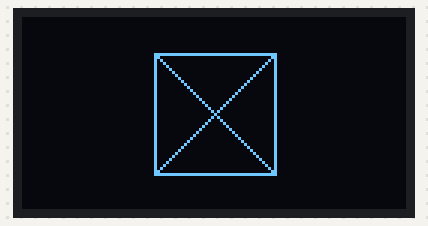
The sketch below on a simulated Arduino Uno, built with avr-gcc and run on an emulated ATmega328P. Parts: 128×64 one-colour display.

Above: at 0.23 s.
At 2.16 s:
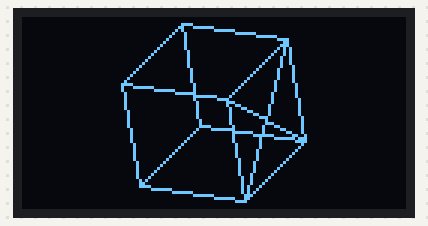
At 4.22 s:
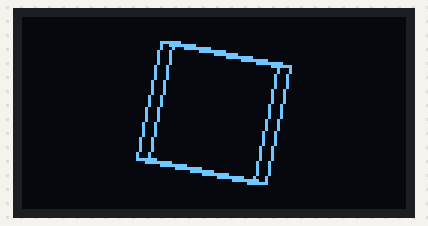
At 8.24 s:
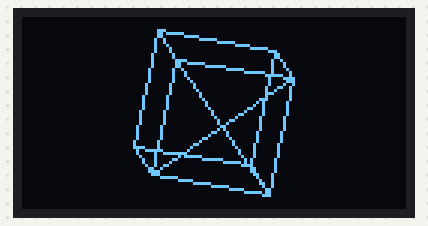
At 12.16 s:
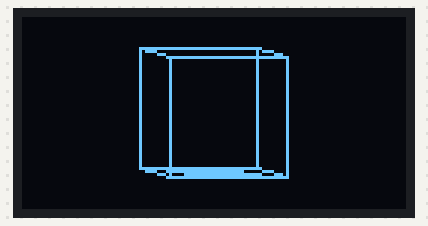
At 16.27 s:
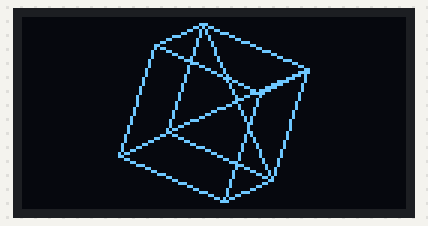

Measured:
- by itself, everything shown: repeats every 15.3 s, in 121 steps

The sketch:

Rotation.ino
```cpp
#include "U8glib.h"

//The following line will need changing depending on your board type!
U8GLIB_SH1106_128X64 u8g(U8G_I2C_OPT_DEV_0 | U8G_I2C_OPT_FAST); // Dev 0, Fast I2C / TWI

float tx, nx, p;
float ty, ny, py;
float rot, rotx, roty, rotz, rotxx, rotyy, rotzz, rotxxx, rotyyy, rotzzz;
int i; //0 to 360
int fl, scale; //focal length
int wireframe[12][2];

int originx = 64;
int originy = 32; //32

int front_depth = 20;
int back_depth = -20;

//Store cube vertices
int cube_vertex[8][3] = {
 { -20, -20, front_depth},
 {20, -20, front_depth},
 {20, 20, front_depth},
 { -20, 20, front_depth},
 { -20, -20, back_depth},
 {20, -20, back_depth},
 {20, 20, back_depth},
 { -20, 20, back_depth}
};

int fd = 0; //0=orthographic

void setup(void)
{
 u8g.begin();

//Clear Screen
 u8g.firstPage();
 do {
// empty screen
 } while ( u8g.nextPage() );
}

void draw_vertices(void)
{
 u8g.drawPixel (rotxxx, rotyyy);
}

void draw_wireframe(void)
{
 u8g.drawLine(wireframe[0][0], wireframe[0][1], wireframe[1][0], wireframe[1][1]);
 u8g.drawLine(wireframe[1][0], wireframe[1][1], wireframe[2][0], wireframe[2][1]);
 u8g.drawLine(wireframe[2][0], wireframe[2][1], wireframe[3][0], wireframe[3][1]);
 u8g.drawLine(wireframe[3][0], wireframe[3][1], wireframe[0][0], wireframe[0][1]);

//cross face above
 u8g.drawLine(wireframe[1][0], wireframe[1][1], wireframe[3][0], wireframe[3][1]);
 u8g.drawLine(wireframe[0][0], wireframe[0][1], wireframe[2][0], wireframe[2][1]);

  u8g.drawLine(wireframe[4][0], wireframe[4][1], wireframe[5][0], wireframe[5][1]);
 u8g.drawLine(wireframe[5][0], wireframe[5][1], wireframe[6][0], wireframe[6][1]);
 u8g.drawLine(wireframe[6][0], wireframe[6][1], wireframe[7][0], wireframe[7][1]);
 u8g.drawLine(wireframe[7][0], wireframe[7][1], wireframe[4][0], wireframe[4][1]);

  u8g.drawLine(wireframe[0][0], wireframe[0][1], wireframe[4][0], wireframe[4][1]);
 u8g.drawLine(wireframe[1][0], wireframe[1][1], wireframe[5][0], wireframe[5][1]);
 u8g.drawLine(wireframe[2][0], wireframe[2][1], wireframe[6][0], wireframe[6][1]);
 u8g.drawLine(wireframe[3][0], wireframe[3][1], wireframe[7][0], wireframe[7][1]);
}

void loop(void)
{
//picture loop
 for (int angle = 0; angle <= 360; angle = angle + 3) {
  u8g.firstPage();
  do {
   for (int i = 0; i < 8; i++) {

     rot = angle * 0.0174532; //0.0174532 = one degree
//rotateY
    rotz = cube_vertex[i][2] * cos(rot) - cube_vertex[i][0] * sin(rot);
    rotx = cube_vertex[i][2] * sin(rot) + cube_vertex[i][0] * cos(rot);
    roty = cube_vertex[i][1];
//rotateX
    rotyy = roty * cos(rot) - rotz * sin(rot);
    rotzz = roty * sin(rot) + rotz * cos(rot);
    rotxx = rotx;
//rotateZ
    rotxxx = rotxx * cos(rot) - rotyy * sin(rot);
    rotyyy = rotxx * sin(rot) + rotyy * cos(rot);
    rotzzz = rotzz;

//orthographic projection
    rotxxx = rotxxx + originx;
    rotyyy = rotyyy + originy;

//store new vertices values for wireframe drawing
    wireframe[i][0] = rotxxx;
    wireframe[i][1] = rotyyy;
    wireframe[i][2] = rotzzz;

     draw_vertices();
   }

    draw_wireframe();

   } while (u8g.nextPage());
 }
}
```
